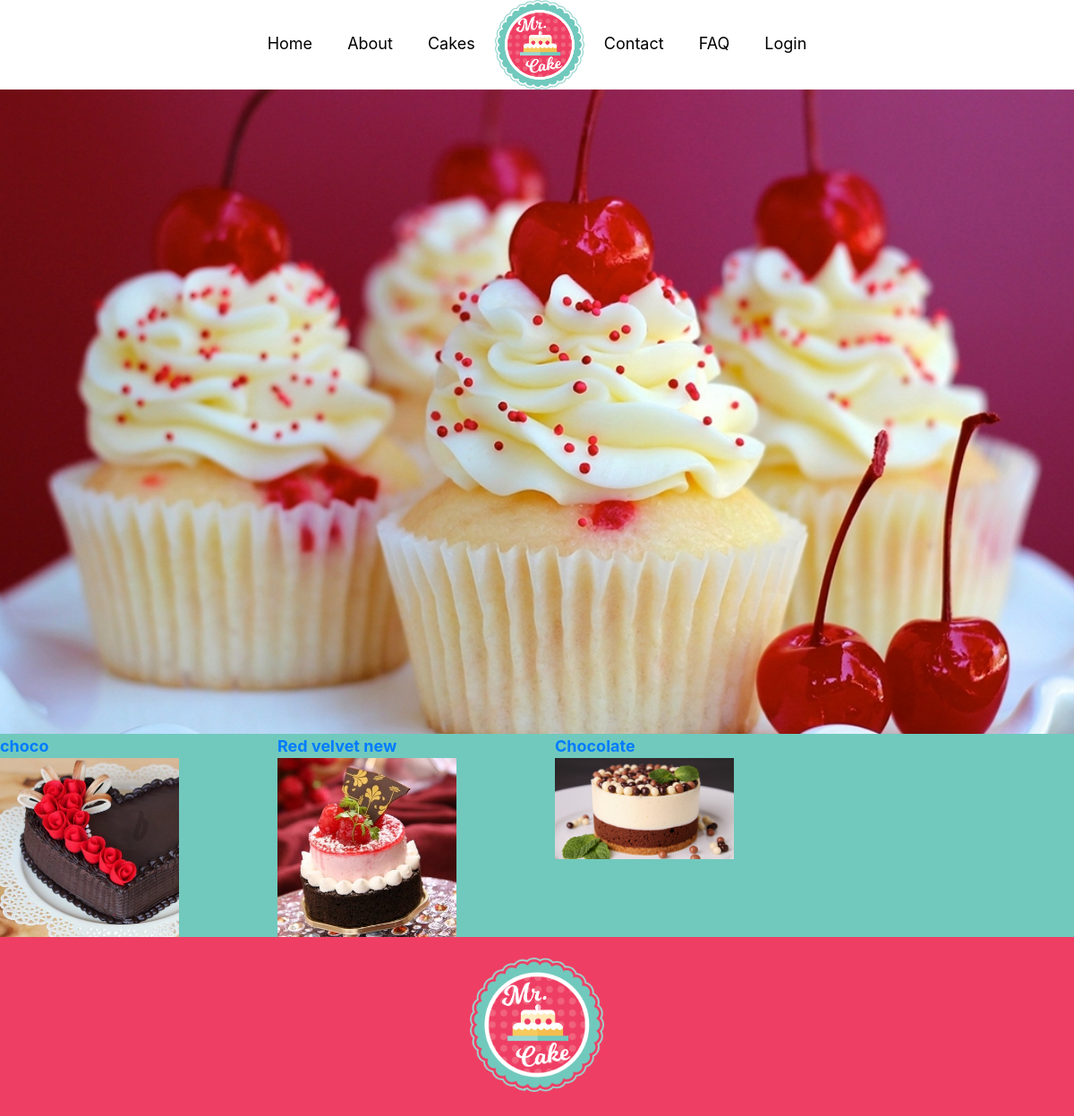
Screenshot of /products/listCakes.php with the database file from the repository.
### tables this page shows
CREATE TABLE `cakes` (
  `id` int(11) NOT NULL,
  `cakeName` varchar(30) NOT NULL,
  `cakeDesc` text NOT NULL,
  `cakeImage` varchar(20) NOT NULL
);

### products/database.php (called while the page is built, shortened)
<?php
class Database
{
    private static $user = 'root';
    private static $pass = '';
    private static $dsn = 'mysql:host=localhost;dbname=cakeproject';
    private static $dbcon;
    public static function getDb(){
        if(!isset(self::$dbcon)) {
            try {
                self::$dbcon = new PDO(self::$dsn, self::$user, self::$pass);
                self::$dbcon->setAttribute(PDO::ATTR_ERRMODE, PDO::ERRMODE_EXCEPTION);
            } catch (PDOException $e) {
                $msg = $e->getMessage();
                include 'customerror.php';
                exit();
            }
        }
        return self::$dbcon;
    }
}

### products/cakes.php (called while the page is built, shortened)
<?php
class Cakes
{
    public function getAllCakes($dbcon)
    {
        $sql = "SELECT * FROM cakes";
        $pdostm = $dbcon->prepare($sql);
        $pdostm->execute();
        $newCake = $pdostm->fetchAll(PDO::FETCH_OBJ);
        return $newCake;
    }
}

### products/listCakes.php (the view, shortened to what this page needs)
<?php require "../header.php";
require_once 'database.php';
require_once 'cakes.php';?>
<link rel="stylesheet" href="../index.css">
<link rel="stylesheet" href="https://maxcdn.bootstrapcdn.com/bootstrap/4.3.1/css/bootstrap.min.css">
<link rel="stylesheet" href="https://use.fontawesome.com/releases/v5.8.2/css/all.css">
<link rel="stylesheet" href="style/cakelist.css">
<body>
<section id="intro" class="clearfix">
  </section>
  <section>
                  <div id="container-box">
                    <?php
                    $b = new Cakes();
                    $mycake = $b->getAllCakes(Database::getDb());
                    $numberOfColumns = 3;
                    $bootstrapColWidth = 12 / $numberOfColumns ;
                    $arrayChunks = array_chunk($mycake, $numberOfColumns);
                    foreach($arrayChunks as $mycake) {
                        echo '<div class="row">';
                        foreach($mycake as $cake){
                          echo '<div class="col-md-'.$bootstrapColWidth.'">';
                          echo "
                          <div class='column'>
                            <div><strong><a href='productdetail.php?id=$cake->id'> $cake->cakeName </a></strong></div>
                            <div><img id='cake-thumbnail' src='uploads/$cake->cakeImage' /></div>
                          </div>
                          ";
                          echo '</div>';
                        }
                        echo '</div>';
                    }
                    ?>
                  </div>
  </section>
</body>
<?php include "../footer.php" ?>

### styles/header.css (style rules this page uses)
html { font-family: Calibri; }
a { text-decoration: none; color: black; }

### index.css (style rules this page uses)
body, html { font-family: Calibri, Helvetica, sans-serif; font-size:16px; }
* { box-sizing: border-box; }
#intro { width: 100%; position: relative; background: url("images/banner.jpg") center bottom no-repeat; background-size: cover; padding: 600px 0 120px 0; }
section { width:100%; background-color:#71C9BD; }

### products/style/cakelist.css (style rules this page uses)
#container-box { width:900px; margin:50 auto; }
#cake-thumbnail { width: 200px; }

### styles/footer.css (style rules this page uses)
html { font-size: 18px; }

### rows the page displays
cakes: cakeName "choco", cakeImage (picture)
cakes: cakeName "Red velvet new", cakeImage (picture)
cakes: cakeName "Chocolate", cakeImage (picture)
